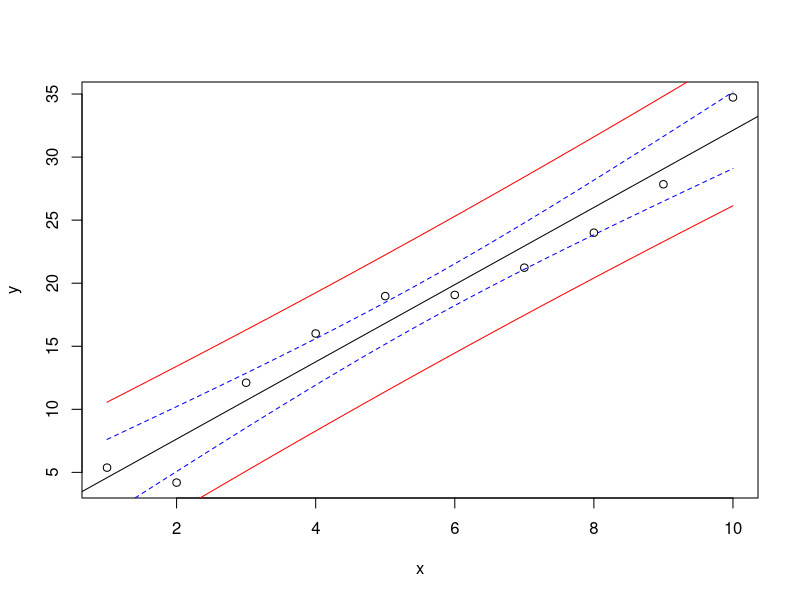

Here is the R script that generated this plot:
## ---- chunk 1
knitr::opts_chunk$set(echo = TRUE)
## ---- chunk 2
x <- 1:10
y <- 2 + 3 * x + rnorm(10, sd=2)
plot(x, y)
reg <- lm(y ~ x)

newdata <- data.frame(x=seq(min(x), max(x), length=100))
conflim <- predict(reg, newdata=newdata, interval="confidence")
predlim <- predict(reg, newdata=newdata, interval="prediction")
lines(newdata$x, conflim[,2], col="blue", lty="dashed") 
lines(newdata$x, conflim[,3], col="blue", lty="dashed")
lines(newdata$x, predlim[,2], col="red", lty="solid") 
lines(newdata$x, predlim[,3], col="red", lty="solid")

abline(reg)
## ---- chunk 3
head(predict(reg, newdata = newdata, interval = "confidence"), 3)
